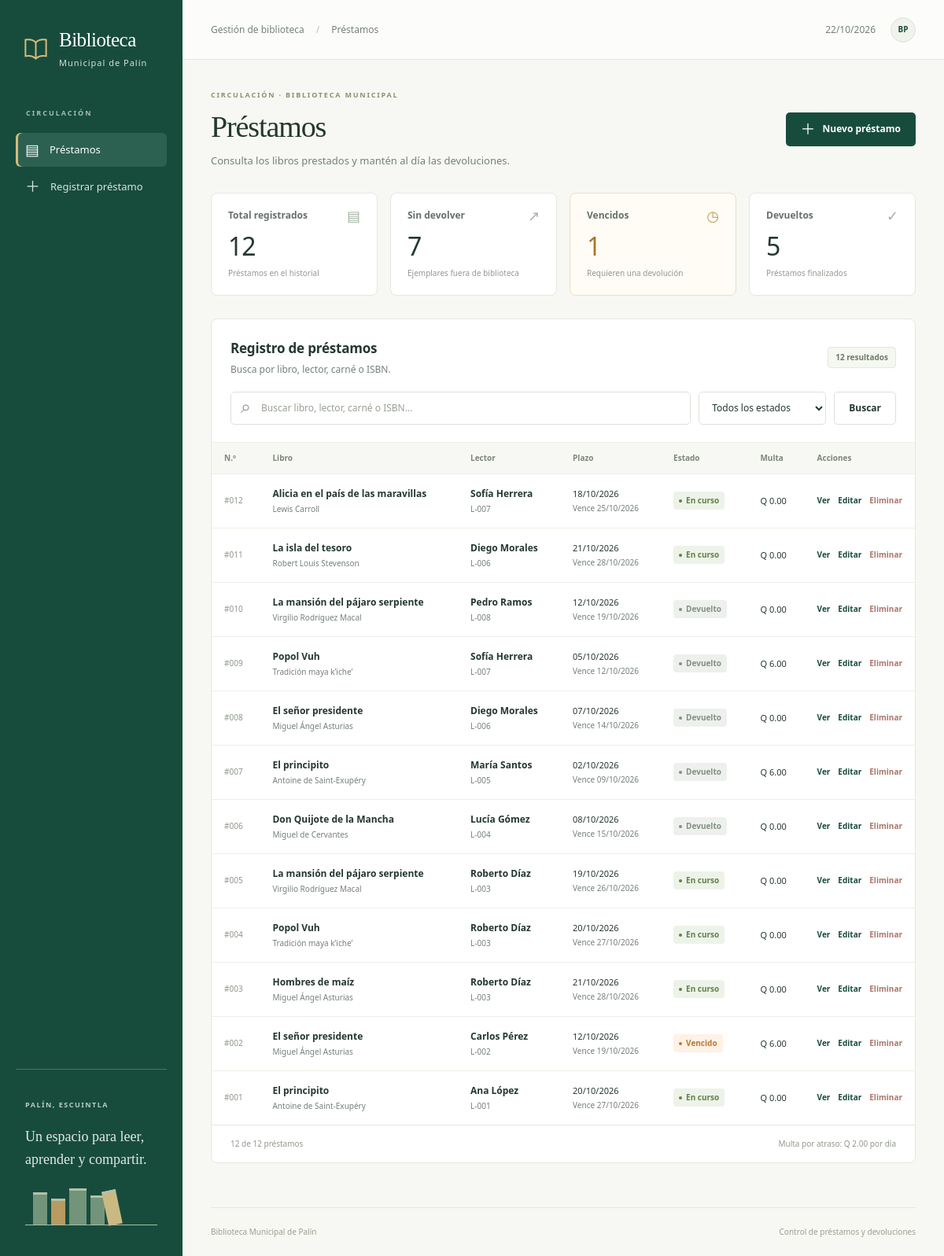
The page / on the database its author committed.
### tables this page shows
CREATE TABLE prestamos (
    id INT UNSIGNED AUTO_INCREMENT PRIMARY KEY,
    libro_id INT UNSIGNED NOT NULL,
    lector_id INT UNSIGNED NOT NULL,
    usuario_id INT UNSIGNED NOT NULL,
    fecha_prestamo DATE NOT NULL,
    fecha_limite DATE NOT NULL,
    fecha_devolucion DATE NULL,
    multa DECIMAL(10,2) NOT NULL DEFAULT 0.00,
    CONSTRAINT fk_prestamo_libro FOREIGN KEY (libro_id) REFERENCES libros(id) ON DELETE RESTRICT,
    CONSTRAINT fk_prestamo_lector FOREIGN KEY (lector_id) REFERENCES lectores(id) ON DELETE RESTRICT,
    CONSTRAINT fk_prestamo_usuario FOREIGN KEY (usuario_id) REFERENCES usuarios(id) ON DELETE RESTRICT,
    CONSTRAINT chk_plazo CHECK (fecha_limite = DATE_ADD(fecha_prestamo, INTERVAL 7 DAY)),
    CONSTRAINT chk_devolucion CHECK (fecha_devolucion IS NULL OR fecha_devolucion >= fecha_prestamo),
    CONSTRAINT chk_multa CHECK (multa >= 0),
    INDEX idx_libro_activo (libro_id,fecha_devolucion),
    INDEX idx_lector_activo (lector_id,fecha_devolucion,fecha_limite)
);

CREATE TABLE libros (
    id INT UNSIGNED AUTO_INCREMENT PRIMARY KEY,
    isbn VARCHAR(20) NOT NULL UNIQUE,
    titulo VARCHAR(150) NOT NULL,
    autor VARCHAR(150) NOT NULL,
    categoria VARCHAR(80) NOT NULL,
    anio SMALLINT UNSIGNED NOT NULL,
    ejemplares_totales INT NOT NULL,
    CONSTRAINT chk_ejemplares CHECK (ejemplares_totales >= 0),
    CONSTRAINT chk_anio CHECK (anio BETWEEN 1 AND 9999)
);

CREATE TABLE lectores (
    id INT UNSIGNED AUTO_INCREMENT PRIMARY KEY,
    carne VARCHAR(20) NOT NULL UNIQUE,
    nombre VARCHAR(120) NOT NULL,
    telefono VARCHAR(20) NULL,
    tipo ENUM('estudiante','vecino') NOT NULL,
    estado ENUM('activo','inactivo') NOT NULL DEFAULT 'activo'
);

### config/bootstrap.php (called while the page is built, shortened)
<?php
function e(mixed $value): string
{
    return htmlspecialchars((string) $value, ENT_QUOTES | ENT_SUBSTITUTE, 'UTF-8');
}
function url(string $action = 'index', array $params = []): string
{
    return 'index.php?' . http_build_query(['c' => 'prestamos', 'a' => $action] + $params);
}
function render(string $view, array $viewData = []): void
{
    extract($viewData, EXTR_SKIP);
    $action = is_string($_GET['a'] ?? null) ? $_GET['a'] : 'index';
    require APP_ROOT . '/views/layout/header.php';
    require APP_ROOT . '/views/' . $view . '.php';
    require APP_ROOT . '/views/layout/footer.php';
}
function fecha(?string $date): string
{
    return $date ? (new DateTimeImmutable($date))->format('d/m/Y') : 'Pendiente';
}
function estado(array $prestamo): string
{
    if ($prestamo['fecha_devolucion'] !== null) { return 'devuelto'; }
    return $prestamo['fecha_limite'] < date('Y-m-d') ? 'vencido' : 'activo';
}
function estado_texto(string $status): string
{
    return ['activo' => 'En curso', 'vencido' => 'Vencido', 'devuelto' => 'Devuelto'][$status];
}
function multa_visible(array $prestamo): float
{
    return $prestamo['fecha_devolucion'] !== null ? (float) $prestamo['multa']
        : Prestamo::calcularMulta($prestamo['fecha_limite'], date('Y-m-d'));
}

### controllers/PrestamoController.php (called while the page is built, shortened)
<?php
final class PrestamoController
{
    public function index(): void
    {
        $busqueda=mb_substr(trim(is_string($_GET['q'] ?? null) ? $_GET['q'] : ''),0,100);
        $estado=is_string($_GET['estado'] ?? null) ? $_GET['estado'] : '';
        render('prestamos/listar',['title'=>'Préstamos','prestamos'=>$this->prestamos->listar($busqueda,$estado),
            'resumen'=>$this->prestamos->resumen(),'busqueda'=>$busqueda,'filtroEstado'=>$estado,'flash'=>take_flash()]);
    }
}

### index.php (called while the page is built, shortened)
<?php
require __DIR__.'/config/bootstrap.php';
$action=$_GET['a'] ?? 'index'; $controller=$_GET['c'] ?? 'prestamos';
try {
    $db=Conexion::conectar();
    $handler=new PrestamoController(new Prestamo($db),new Catalogo($db));
    $handler->$action();
} catch (Throwable $e) {
    error_log((string)$e); http_response_code(500);
    render('error',['title'=>'No pudimos completar la operación',
        'message'=>'Inténtalo de nuevo. Si el problema continúa, comprueba que el servidor de base de datos esté iniciado y que la instalación esté completa.']);
}

### models/Prestamo.php (called while the page is built, shortened)
<?php
final class Prestamo
{
    public function listar(string $busqueda = '', string $estado = ''): array
    {
        $sql = 'SELECT p.*, l.titulo, l.autor, l.isbn, r.nombre AS lector, r.carne,
                u.nombre AS operador FROM prestamos p
                JOIN libros l ON l.id=p.libro_id JOIN lectores r ON r.id=p.lector_id
                JOIN usuarios u ON u.id=p.usuario_id WHERE 1=1';
        $args = [];
        $sql .= match ($estado) {
            'activo' => ' AND p.fecha_devolucion IS NULL',
            'vencido' => ' AND p.fecha_devolucion IS NULL AND p.fecha_limite<CURDATE()',
            'devuelto' => ' AND p.fecha_devolucion IS NOT NULL',
            default => '',
        };
        $q = $this->db->prepare($sql . ' ORDER BY p.id DESC');
        $q->execute($args); return $q->fetchAll();
    }
    public function resumen(): array
    {
        return $this->db->query('SELECT COUNT(*) AS total,
            COALESCE(SUM(fecha_devolucion IS NULL),0) AS activos,
            COALESCE(SUM(fecha_devolucion IS NULL AND fecha_limite<CURDATE()),0) AS vencidos,
            COALESCE(SUM(fecha_devolucion IS NOT NULL),0) AS devueltos FROM prestamos')->fetch();
    }
    public static function calcularMulta(string $limite, string $devolucion): float
    {
        $dias = (int) (new DateTimeImmutable($limite))->diff(new DateTimeImmutable($devolucion))->format('%r%a');
        return max(0, $dias) * 2.0;
    }
}

### views/prestamos/listar.php (the view, shortened to what this page needs)
<div class="page-heading"><div><div class="eyebrow">CIRCULACIÓN · BIBLIOTECA MUNICIPAL</div><h1>Préstamos</h1><p>Consulta los libros prestados y mantén al día las devoluciones.</p></div><a class="button primary" href="<?= e(url('crear')) ?>"><span aria-hidden="true">＋</span> Nuevo préstamo</a></div>
<section class="stats" aria-label="Resumen de préstamos">
    <article class="stat"><div class="stat-label">Total registrados <span aria-hidden="true">▤</span></div><strong><?= e($resumen['total']) ?></strong><span>Préstamos en el historial</span></article>
    <article class="stat"><div class="stat-label">Sin devolver <span aria-hidden="true">↗</span></div><strong><?= e($resumen['activos']) ?></strong><span>Ejemplares fuera de biblioteca</span></article>
    <article class="stat warning"><div class="stat-label">Vencidos <span aria-hidden="true">◷</span></div><strong><?= e($resumen['vencidos']) ?></strong><span>Requieren una devolución</span></article>
    <article class="stat"><div class="stat-label">Devueltos <span aria-hidden="true">✓</span></div><strong><?= e($resumen['devueltos']) ?></strong><span>Préstamos finalizados</span></article>
</section>
<section class="card loan-list">
    <div class="card-top"><div><h2>Registro de préstamos</h2><p>Busca por libro, lector, carné o ISBN.</p></div><span class="count-badge"><?= count($prestamos) ?> resultados</span></div>
    <form class="filters" method="get" action="index.php" role="search">
        <div class="search-field"><label class="visually-hidden" for="q">Buscar préstamos</label><span aria-hidden="true">⌕</span><input id="q" type="search" name="q" maxlength="100" value="<?= e($busqueda) ?>" placeholder="Buscar libro, lector, carné o ISBN…"></div>
        <div><select name="estado" id="estado"><option value="">Todos los estados</option value="activo" ></select></div>
        <button class="button secondary" type="submit">Buscar</button><?php if ($busqueda!=='' || $filtroEstado!==''): ?><a class="text-link" href="<?= e(url()) ?>">Limpiar</a><?php endif ?>
    </form>
    <div class="table-scroll"><table class="loans-table"><thead><tr><th>N.º</th><th>Libro</th><th>Lector</th><th>Plazo</th><th>Estado</th><th>Multa</th><th class="actions-head">Acciones</th></tr></thead><tbody>
    <?php foreach ($prestamos as $p): $status=estado($p); ?>
        <tr id="prestamo-<?= e($p['id']) ?>" <?= (string)($_GET['destacado'] ?? '')===(string)$p['id']?'class="highlight"':'' ?>>
            <td class="record-id">#<?= e(str_pad((string)$p['id'],3,'0',STR_PAD_LEFT)) ?></td>
            <td><span class="cell-title"><?= e($p['titulo']) ?></span><small><?= e($p['autor']) ?></small></td>
            <td><span class="cell-title"><?= e($p['lector']) ?></span><small><?= e($p['carne']) ?></small></td>
            <td class="date-cell"><?= e(fecha($p['fecha_prestamo'])) ?><small>Vence <?= e(fecha($p['fecha_limite'])) ?></small></td>
            <td><span class="status <?= e($status) ?>"><i aria-hidden="true"></i><?= e(estado_texto($status)) ?></span></td>
            <td class="money">Q <?= number_format(multa_visible($p),2) ?></td>
            <td><div class="row-actions"><a href="<?= e(url('ver',['id'=>$p['id']])) ?>" aria-label="Ver préstamo <?= e($p['id']) ?>">Ver</a><a href="<?= e(url('editar',['id'=>$p['id']])) ?>" aria-label="Editar préstamo <?= e($p['id']) ?>">Editar</a><a class="danger-link" href="<?= e(url('confirmarEliminar',['id'=>$p['id']])) ?>" aria-label="Eliminar préstamo <?= e($p['id']) ?>">Eliminar</a></div></td>
        </tr>
    <?php endforeach ?>
    </tbody></table></div>
    <div class="table-foot"><span><?= count($prestamos) ?> de <?= e($resumen['total']) ?> préstamos</span><span>Multa por atraso: Q 2.00 por día</span></div>
</section>

### views/layout/header.php (shortened to what this page needs)
<!DOCTYPE html>
<html lang="es">
<head>
    <link rel="stylesheet" href="public/css/app.css">
</head>
<body>
<aside class="sidebar">
    <a class="brand" href="<?= e(url()) ?>" aria-label="Biblioteca de Palín, inicio">
        <span class="brand-icon" aria-hidden="true"><svg viewBox="0 0 32 32" fill="none"><path d="M4 6c5-1 9 0 12 3 3-3 7-4 12-3v19c-5-1-9 0-12 3-3-3-7-4-12-3V6Z" stroke="currentColor" stroke-width="1.8"/><path d="M16 9v19" stroke="currentColor" stroke-width="1.8"/></svg></span>
        <span>Biblioteca<span class="brand-place">Municipal de Palín</span></span>
    </a>
    <div class="nav-caption">CIRCULACIÓN</div>
    <nav aria-label="Navegación principal">
        <a class="nav-link <?= ($action ?? 'index') === 'index' ? 'selected' : '' ?>" href="<?= e(url()) ?>"><span aria-hidden="true">▤</span> Préstamos</a>
        <a class="nav-link <?= ($action ?? '') === 'crear' ? 'selected' : '' ?>" href="<?= e(url('crear')) ?>"><span aria-hidden="true">＋</span> Registrar préstamo</a>
    </nav>
    <div class="sidebar-note"><span class="small-label">PALÍN, ESCUINTLA</span><p>Un espacio para leer,<br>aprender y compartir.</p><div class="shelf" aria-hidden="true"><i></i><i></i><i></i><i></i><i></i></div></div>
</aside>
<div class="app-shell">
    <header class="topbar"><span>Gestión de biblioteca <span class="separator">/</span> <?= e($title) ?></span><span class="today"><?= e(date('d/m/Y')) ?><span class="avatar" aria-hidden="true">BP</span></span></header>
    <main id="contenido">

### views/layout/footer.php
    </main>
    <footer class="page-footer"><span>Biblioteca Municipal de Palín</span><span>Control de préstamos y devoluciones</span></footer>
</div>
</body>
</html>

### rows shown on the page
prestamos: id "012", libro.titulo "Alicia en el país de las maravillas", libro.autor "Lewis Carroll", lector.nombre "Sofía Herrera", lector.carne "L-007", fecha_prestamo "18/10/2026", fecha_limite "25/10/2026", fecha_limite "En curso", multa_visible($p) "0.00"
prestamos: id "011", libro.titulo "La isla del tesoro", libro.autor "Robert Louis Stevenson", lector.nombre "Diego Morales", lector.carne "L-006", fecha_prestamo "21/10/2026", fecha_limite "28/10/2026", fecha_limite "En curso", multa_visible($p) "0.00"
prestamos: id "010", libro.titulo "La mansión del pájaro serpiente", libro.autor "Virgilio Rodríguez Macal", lector.nombre "Pedro Ramos", lector.carne "L-008", fecha_prestamo "12/10/2026", fecha_limite "19/10/2026", fecha_devolucion "Devuelto", multa "0.00"
prestamos: id "009", libro.titulo "Popol Vuh", libro.autor "Tradición maya k’iche’", lector.nombre "Sofía Herrera", lector.carne "L-007", fecha_prestamo "05/10/2026", fecha_limite "12/10/2026", fecha_devolucion "Devuelto", multa "6.00"
prestamos: id "008", libro.titulo "El señor presidente", libro.autor "Miguel Ángel Asturias", lector.nombre "Diego Morales", lector.carne "L-006", fecha_prestamo "07/10/2026", fecha_limite "14/10/2026", fecha_devolucion "Devuelto", multa "0.00"
prestamos: id "007", libro.titulo "El principito", libro.autor "Antoine de Saint-Exupéry", lector.nombre "María Santos", lector.carne "L-005", fecha_prestamo "02/10/2026", fecha_limite "09/10/2026", fecha_devolucion "Devuelto", multa "6.00"
prestamos: id "006", libro.titulo "Don Quijote de la Mancha", libro.autor "Miguel de Cervantes", lector.nombre "Lucía Gómez", lector.carne "L-004", fecha_prestamo "08/10/2026", fecha_limite "15/10/2026", fecha_devolucion "Devuelto", multa "0.00"
prestamos: id "005", libro.titulo "La mansión del pájaro serpiente", libro.autor "Virgilio Rodríguez Macal", lector.nombre "Roberto Díaz", lector.carne "L-003", fecha_prestamo "19/10/2026", fecha_limite "26/10/2026", fecha_limite "En curso", multa_visible($p) "0.00"
prestamos: id "004", libro.titulo "Popol Vuh", libro.autor "Tradición maya k’iche’", lector.nombre "Roberto Díaz", lector.carne "L-003", fecha_prestamo "20/10/2026", fecha_limite "27/10/2026", fecha_limite "En curso", multa_visible($p) "0.00"
prestamos: id "003", libro.titulo "Hombres de maíz", libro.autor "Miguel Ángel Asturias", lector.nombre "Roberto Díaz", lector.carne "L-003", fecha_prestamo "21/10/2026", fecha_limite "28/10/2026", fecha_limite "En curso", multa_visible($p) "0.00"
prestamos: id "002", libro.titulo "El señor presidente", libro.autor "Miguel Ángel Asturias", lector.nombre "Carlos Pérez", lector.carne "L-002", fecha_prestamo "12/10/2026", fecha_limite "19/10/2026", fecha_limite "Vencido", multa_visible($p) "6.00"
prestamos: id "001", libro.titulo "El principito", libro.autor "Antoine de Saint-Exupéry", lector.nombre "Ana López", lector.carne "L-001", fecha_prestamo "20/10/2026", fecha_limite "27/10/2026", fecha_limite "En curso", multa_visible($p) "0.00"

### other values the page prints
$title "Préstamos"
$resumen['total'] "12"
$resumen['activos'] "7"
$resumen['vencidos'] "1"
$resumen['devueltos'] "5"
count($prestamos) "12"
